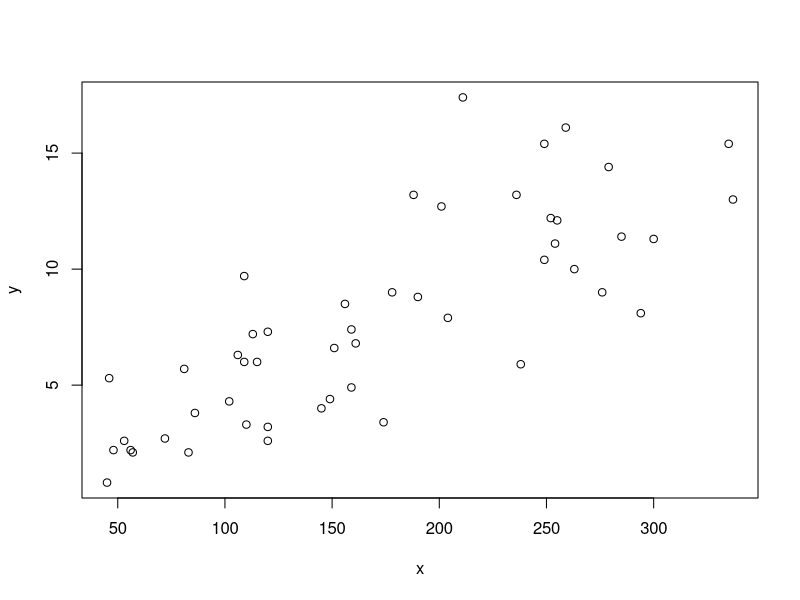
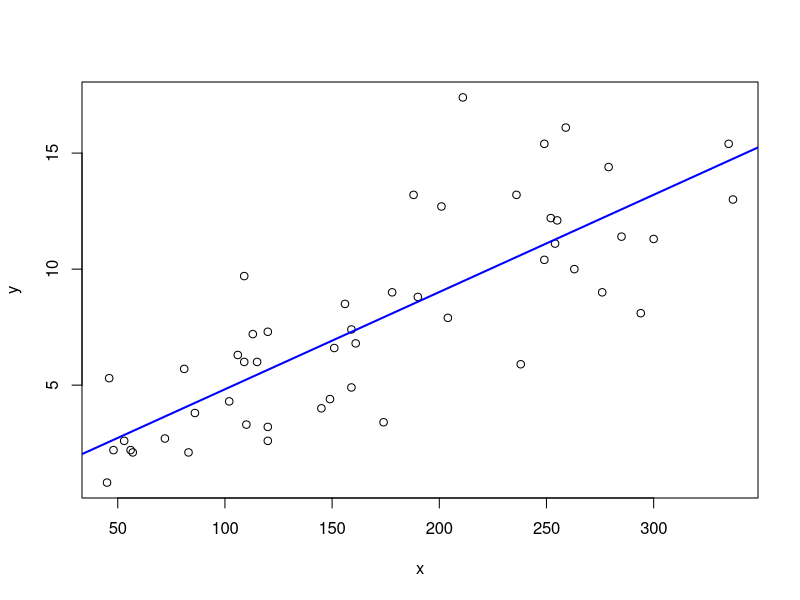
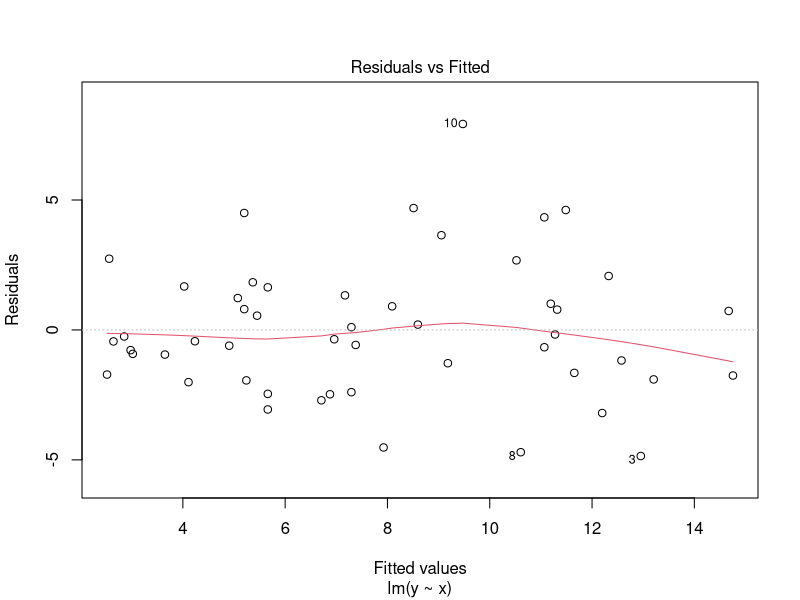
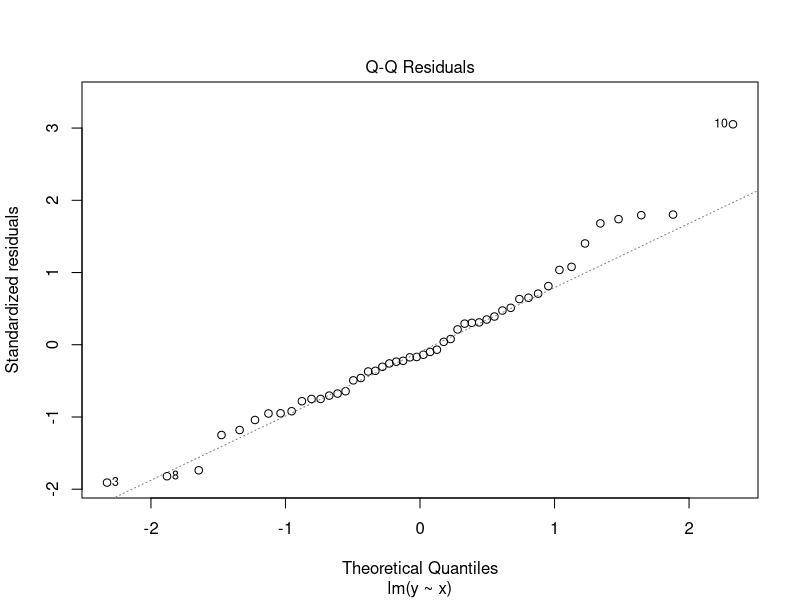
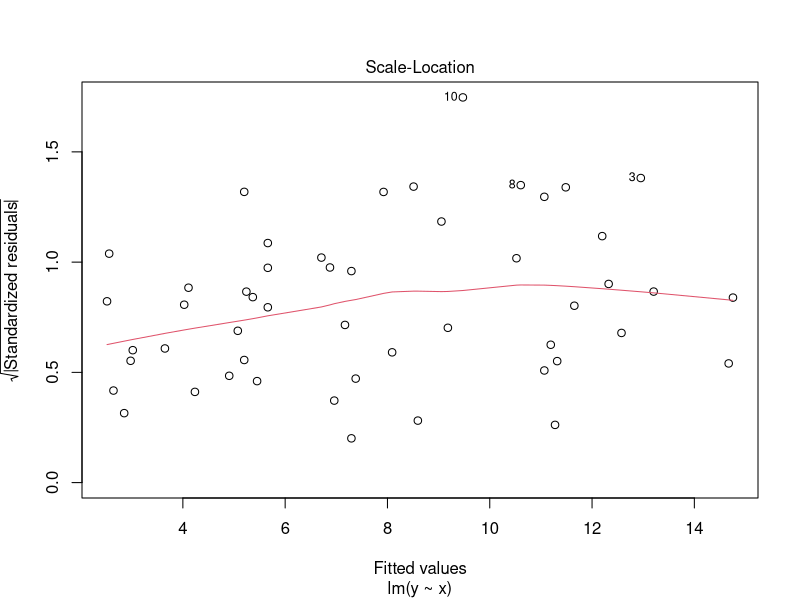
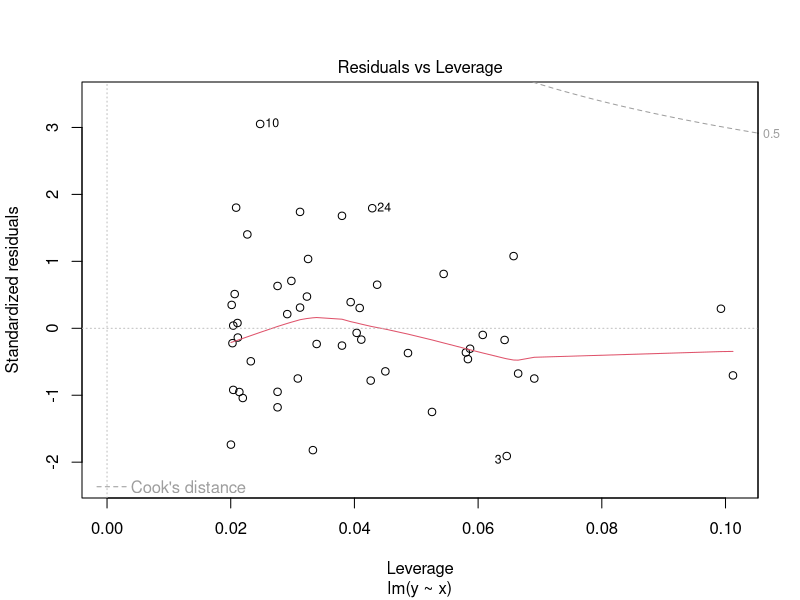

Reproduce these figures in R, in order.
## ---- chunk 1
knitr::opts_chunk$set(echo=T,eval=T,warning=F,message=F,
                      fig.width=5,fig.height=4,fig.align="center")
## ---- chunk 2
cables = data.frame(
  site = rep(c("Alderwood","Brentwick","Coppergrove"), times=c(53,48,51)),
  flaws = c(6,4,4,1,2,1,4,2,4,3,4,8,2,4,6,2,4,1,2,2,0,2,5,2,3,3,3,2,5,4,4,
            1,4,3,5,4,4,3,3,4,0,3,4,4,3,5,3,2,1,1,2,3,4,2,5,1,2,2,3,1,2,3,
            0,4,2,4,2,2,2,4,4,2,3,5,2,3,2,2,3,1,3,1,1,1,1,0,3,4,4,4,2,2,4,
            3,3,2,1,7,3,1,1,3,6,3,7,4,2,3,1,0,4,1,3,4,8,3,3,1,4,3,3,2,2,3,
            3,1,0,4,6,3,3,3,7,3,4,3,2,2,4,3,1,4,1,5,3,3,2,3,3,1,3,1)
)
## ---- chunk 3
# insert code here
#calc test stat
group_means <- tapply(cables$flaws, cables$site, mean)
group_sizes <- table(cables$site)
overall_mean <- mean(cables$flaws)

#group var
between_group_var <- sum(group_sizes * (group_means - overall_mean)^2) / (length(group_means) - 1)
within_group_var <- sum(tapply(cables$flaws, cables$site, function(x) sum((x - mean(x))^2))) / 
                    (nrow(cables) - length(group_means))

#test stat
observed_stat <- between_group_var / within_group_var

#simulate null distribution
set.seed(42)
num_simulations <- 10000
null_stats <- replicate(num_simulations, {
  shuffled_flaws <- sample(cables$flaws)
  shuffled_means <- tapply(shuffled_flaws, cables$site, mean)
  #recalc
  null_between_var <- sum(group_sizes * (shuffled_means - overall_mean)^2) / (length(group_means) - 1)
  null_within_var <- sum(tapply(shuffled_flaws, cables$site, function(x) sum((x - mean(x))^2))) / 
                     (nrow(cables) - length(group_means))
  null_between_var / null_within_var
})
#p-value
p_value <- mean(null_stats >= observed_stat)
#results
cat("Test Statistic:", observed_stat, "\n")
cat("p-value:", p_value, "\n")
## ---- chunk 4
data = c(-1.97, -1.07, 0.61, 3.43, -2.51, 3.35, 3.74, 1.35,
         1.08, -3.68, -2.47, -2.72, 1.57, -0.97, 2.27)
## ---- chunk 5
# insert code here

#point estimate
a_hat <- max(abs(data))
cat("point estimate for a:", a_hat, "\n")

#MC 95% confidence interval
num_simulations <- 10000
n <- length(data)
simulated_max_values <- replicate(num_simulations, {
  simulated_data <- runif(n, -a_hat, a_hat)
  max(abs(simulated_data))
})
lower_bound <- quantile(simulated_max_values, 0.025)
upper_bound <- quantile(simulated_max_values, 0.975)
mean_simulated_max <- mean(simulated_max_values)
confidence_interval <- c(lower_bound, upper_bound)
cat("95% Confidence Interval for a:", "(", round(confidence_interval[1], 2), ",", round(confidence_interval[2], 2), ")", "\n")
## ---- chunk 6
#new value of a
new_a <- 3.9
#MC simulation -> estimate bias
set.seed(42)
num_simulations <- 10000
n <- 15
simulated_a_hats <- replicate(num_simulations, {
  simulated_data <- runif(n, -new_a, new_a)
  max(abs(simulated_data))
})
#bias calc
mean_simulated_a_hats <- mean(simulated_a_hats)
bias <- mean_simulated_a_hats - new_a
cat("Mean of the estimator:", mean_simulated_a_hats, "\n")
cat("Bias of the estimator:", bias, "\n")
## ---- chunk 7
data("USArrests")
x = USArrests$Assault
y = USArrests$Murder
plot(x,y)
## ---- chunk 8
# insert code here
model <- lm(y ~ x)
plot(x,y)
abline(model, col = "blue", lwd = 2)
summary(model)
## ---- chunk 9
confint(model, level = 0.95)["x", ]
## ---- chunk 10
plot(model)
